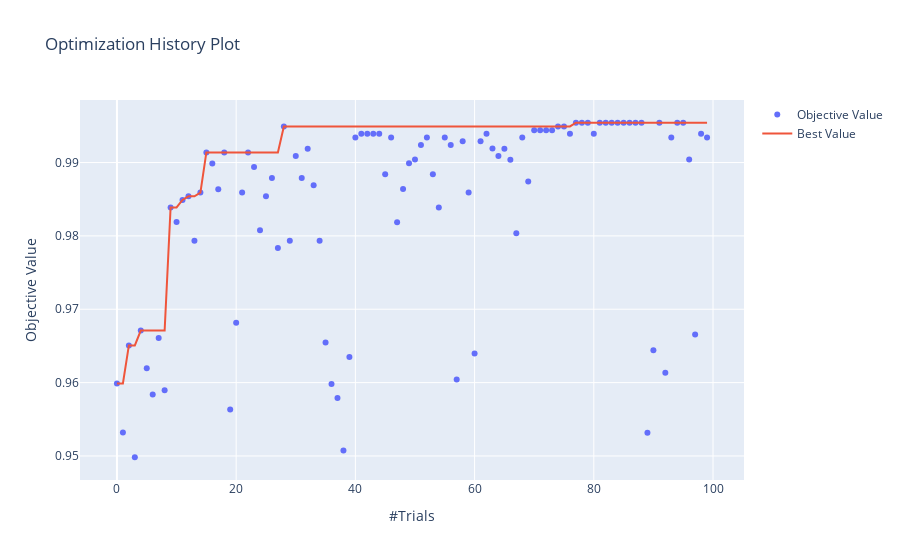

Notebook code cell kept with this figure:
### Code cell
# Plot optimization history
fig = plt.figure(figsize=(10,8))
optuna.visualization.plot_optimization_history(study)
